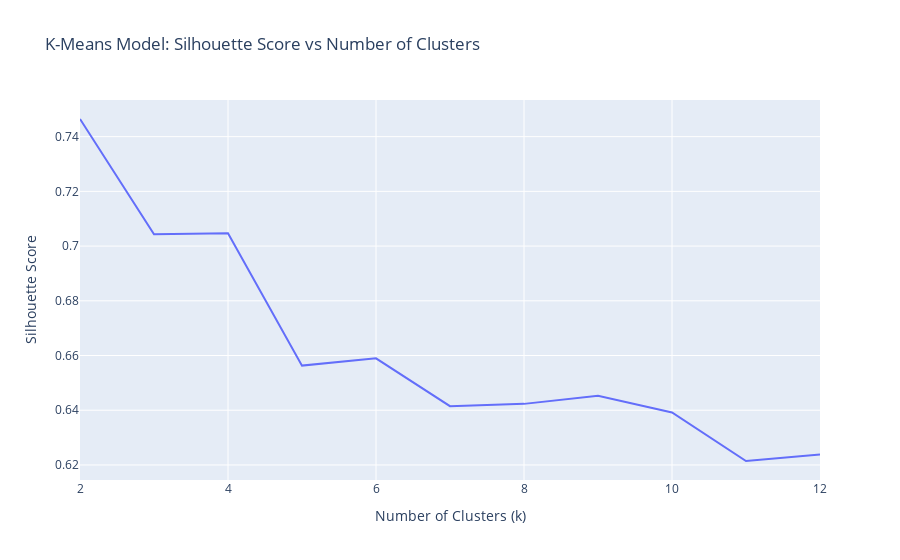

Notebook source saved alongside this figure:
### Markdown cell above
## Plot Silhouette Score Vs. Clusters

### Code cell
# Create a line plot of `silhouette_scores` vs `n_clusters`
fig = px.line(
    x=n_clusters, 
    y=silhouette_scores, 
    title="K-Means Model: Silhouette Score vs Number of Clusters"
)
fig.update_layout(xaxis_title="Number of Clusters (k)", yaxis_title="Silhouette Score")
fig.show()

### Figure 1 — Plotly figure (JSON) as saved in the notebook; plotly's stock layout.template omitted (floating-point values rounded to 4 significant figures)
{"data": [{"hovertemplate": "x=%{x}<br>y=%{y}<extra></extra>", "legendgroup": "", "line": {"color": "#636efa", "dash": "solid"}, "marker": {"symbol": "circle"}, "mode": "lines", "name": "", "orientation": "v", "showlegend": false, "type": "scatter", "x": [2, 3, 4, 5, 6, 7, 8, 9, 10, 11, 12], "xaxis": "x", "y": [0.7465, 0.7043, 0.7047, 0.6563, 0.659, 0.6415, 0.6423, 0.6453, 0.6392, 0.6214, 0.6238], "yaxis": "y"}], "layout": {"autosize": true, "legend": {"tracegroupgap": 0}, "title": {"text": "K-Means Model: Silhouette Score vs Number of Clusters"}, "xaxis": {"anchor": "y", "autorange": true, "domain": [0, 1], "range": [2, 12], "title": {"text": "Number of Clusters (k)"}, "type": "linear"}, "yaxis": {"anchor": "x", "autorange": true, "domain": [0, 1], "range": [0.6145, 0.7534], "title": {"text": "Silhouette Score"}, "type": "linear"}}}
